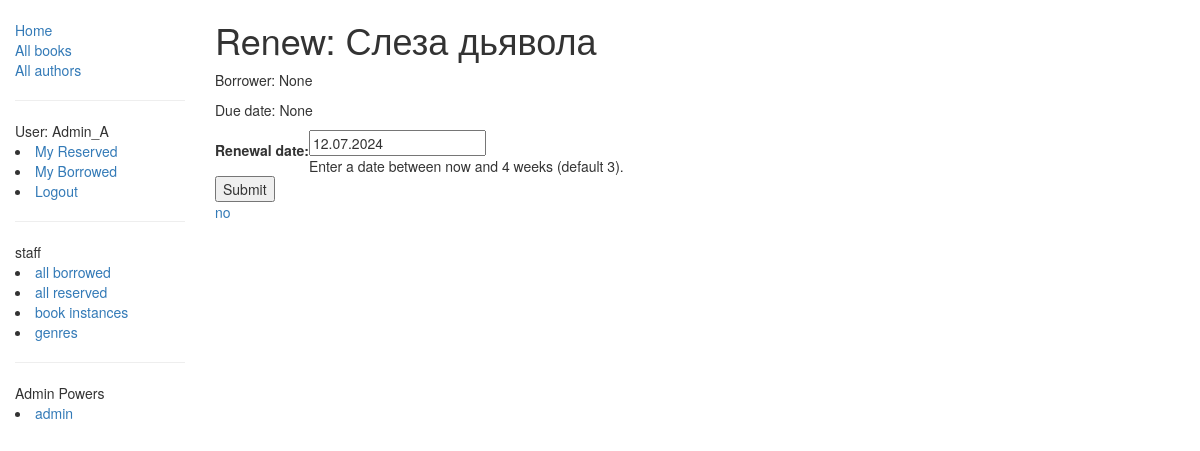
Page /catalog/book/43ec2a6c2b0b4967a7183091eabadb96/renew/ (signed in) on the committed database.
### catalog/models.py (models this page shows, shortened)
class BookInstance(PermissionRequiredMixin, models.Model):
    id = models.UUIDField(primary_key=True, default=uuid.uuid4, help_text="Unique ID for this particular book across whole library")
    book = models.ForeignKey('Book', on_delete=models.SET_NULL, null=True)
    imprint = models.CharField(max_length=200)
    due_back = models.DateField(null=True, blank=True)
    LOAN_STATUS = (
        ('m', 'Maintenance'),
        ('o', 'On loan'),
        ('a', 'Available'),
        ('r', 'Reserved'),
    )
    status = models.CharField(max_length=1, choices=LOAN_STATUS, blank=True, default='m', help_text='Book availability')
    borrower = models.ForeignKey(User, on_delete=models.SET_NULL, null=True, blank=True)
    @property
    def is_overdue(self):
        if self.due_back and date.today() > self.due_back:
            return True
        return False
    class Meta:
        ordering = ["due_back"]
        permissions = (("can_mark_returned", "Set book as returned"),)

class Book(models.Model):
    title = models.CharField(max_length=200)
    author = models.ForeignKey('Author', on_delete=models.SET_NULL, null=True)
    summary = models.TextField(max_length=1000, help_text="Enter a brief description of the book")
    isbn = models.CharField('ISBN',max_length=13, help_text='13 Character <a href="https://www.isbn-international.org/content/what-isbn">ISBN number</a>')
    language = models.CharField(max_length=100, help_text='the language in which the book is written')
    genre = models.ManyToManyField(Genre, help_text="Select a genre for this book")
    def display_genre(self):
        return ', '.join([ genre.name for genre in self.genre.all()[:3] ])
    display_genre.short_description = 'Genre'

### catalog/views.py (the view)
# urls.py: re_path(r'^book/(?P<pk>[-\w]+)/renew/$', views.renew_book_librarian, name='renew-book-librarian'),
@permission_required('catalog.can_mark_returned')
def renew_book_librarian(request, pk):
    book_inst = get_object_or_404(BookInstance, pk=pk)
    if request.method == 'POST':
        form = RenewBookForm(request.POST)
        if form.is_valid():
            book_inst.due_back = form.cleaned_data['renewal_date']
            book_inst.save()
            return HttpResponseRedirect(reverse('libM') )
    else:
        proposed_renewal_date = datetime.date.today() + datetime.timedelta(weeks=3)
        form = RenewBookForm(initial={'renewal_date': proposed_renewal_date,})
    return render(request, 'book_renew_librarian.html', {'form': form, 'bookinst':book_inst})

### catalog/forms.py (shortened to what this page needs)
class RenewBookForm(forms.Form):
    renewal_date = forms.DateField(help_text="Enter a date between now and 4 weeks (default 3).")

### catalog/templates/book_renew_librarian.html (shortened to what this page needs)
{% extends "base.html" %}
{% block content %}
    <h1>Renew: {{bookinst.book.title}}</h1>
    <p>Borrower: {{bookinst.borrower}}</p>
    <p{% if bookinst.is_overdue %} class="text-danger"{% endif %}>Due date: {{bookinst.due_back}}</p>
    <form action="" method="post">
        <table>
        {{ form }}
        </table>
        <input type="submit" value="Submit" />
    </form>
    <a href="{% url 'libM' %}">no</a>
{% endblock %}

### catalog/templates/base.html (shortened to what this page needs)
<!doctype html>
<html lang="en">
<head>
    <link rel="stylesheet"
    href="https://maxcdn.bootstrapcdn.com/bootstrap/3.3.7/css/bootstrap.min.css" />
    {% load static %}
    <link rel="stylesheet" href="{% static 'css/main.css' %}" />
</head>
<body>
    <div class="container-fluid">
        <div class="row">
          <div class="col-sm-2">
            {% block sidebar %}
              <ul class="sidebar-nav">
                <li><a href="{% url 'index' %}">Home</a></li>
                <li><a href="{% url 'books' %}">All books</a></li>
                <li><a href="{% url 'authors' %}">All authors</a></li>
              </ul>
              <hr>
              {% if user.is_authenticated %}
                <li style="list-style:none;">User: {{ user.get_username }}</li>
                <li><a href="{% url 'my-reserved' %}">My Reserved</a></li>
                <li><a href="{% url 'my-borrowed' %}">My Borrowed</a></li>
                <li><a href="{% url 'logout'%}?next={{request.path}}">Logout</a></li>
              {% else %}
                <li><a href="{% url 'login'%}?next={{request.path}}">Login</a></li>
              {% endif %}
              {% if perms.catalog.can_mark_returned %}
              <hr>
                  <li style="list-style:none;">staff</li>
                  <li><a href="{% url 'libM' %}">all borrowed</a></li>
              {% endif %}
              {% if perms.catalog.change_bookinstance %}
                  <li><a href="{% url 'libR' %}">all reserved</a></li>
              {% endif %}
              {% if perms.catalog.view_bookinstance %}
                  <li><a href="{% url 'bookinstances' %}">book instances</a></li>
              {% endif %}
              {% if perms.catalog.view_genre %}
                  <li><a href="{% url 'genres' %}">genres</a></li>
              {% endif %}
              {% if user.is_superuser %}
              <hr>
                <li style="list-style:none;">Admin Powers</li>
                <li><a href="">admin</a></li>
              {% endif %}
            {% endblock %}
          </div>
          <div class="col-sm-10 ">{% block content %}{% endblock %}</div>
        </div>
      </div>
</body>
</html>

### catalog/static/css/main.css (style rules this page uses)
.sidebar-nav { margin-top: 20px; padding: 0; list-style: none; }

### rows in the picture
BookInstance: book "Слеза дьявола", borrower "None", due_back "None"

### other values in the picture
{{ user.get_username }} "Admin_A"
